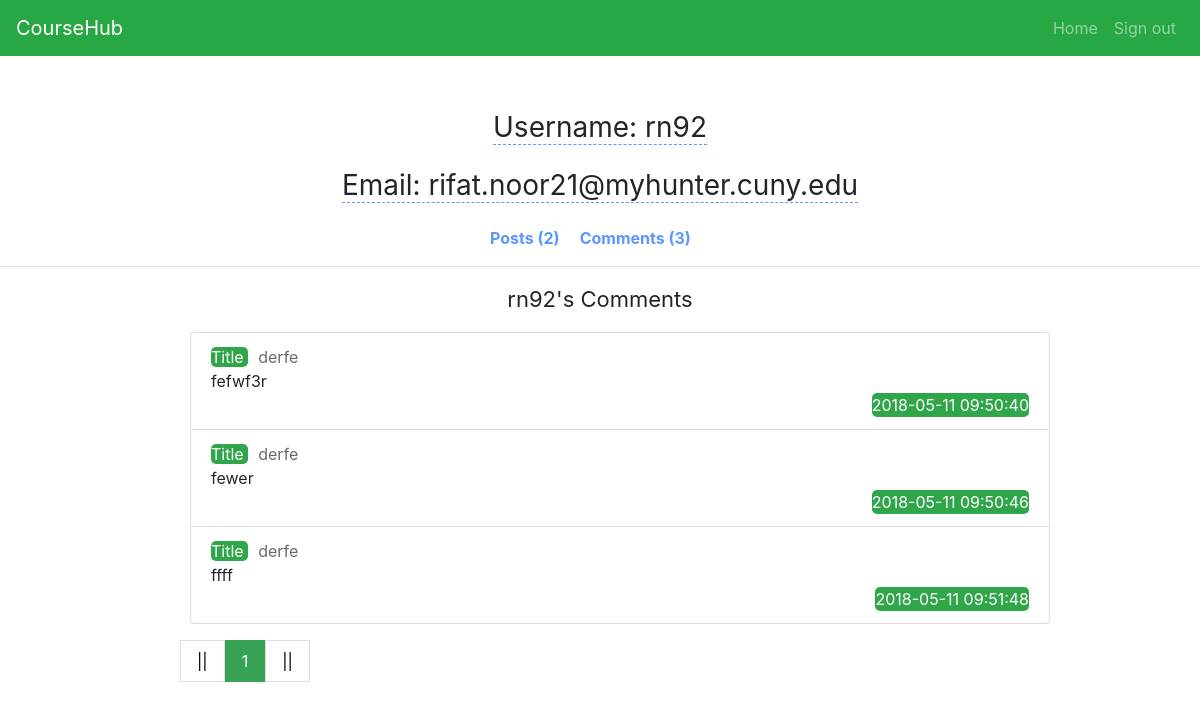
Screenshot of /usercenter/rn92/comment (signed in) with the database file from the repository.
### coursehubapp.py (models this page shows)
class User(UserMixin, db.Model):
    __tablename__ = 'user'
    id = db.Column(db.Integer, primary_key=True)
    username = db.Column(db.String(15), unique=True, nullable=False)
    email = db.Column(db.String(50), unique=True, nullable=False)
    password = db.Column(db.String(80), nullable=False)
    post = db.relationship('Post', backref='user', lazy='dynamic')
    comment = db.relationship('Comment', backref='user', lazy='dynamic')
    courses = db.relationship('Course', secondary=students_courses, backref=db.backref('students'), lazy='dynamic')

class Comment(db.Model):
    __tablename__ = 'comment'
    id = db.Column(db.Integer, primary_key=True)
    detail = db.Column(db.Text, nullable=False)
    user_id = db.Column(db.Integer, db.ForeignKey('user.id'), nullable=False)
    post_id = db.Column(db.Integer, db.ForeignKey('post.id'), nullable=False)
    comment_time = db.Column(db.DateTime, default=datetime.now)

class Post(db.Model):
    __tablename__ = 'post'
    __searchable__ = ['title']
    id = db.Column(db.Integer, primary_key=True)
    title = db.Column(db.String(100))
    description = db.Column(db.String())
    user_id = db.Column(db.Integer, db.ForeignKey('user.id'), nullable=False)
    course_id = db.Column(db.Integer, db.ForeignKey('course.id'), nullable=False)
    post_time = db.Column(db.DateTime, default=datetime.now)
    rating = db.Column(db.Integer)
    comment = db.relationship('Comment', backref='post', lazy='dynamic')

### coursehubapp.py (the view)
@app.route('/usercenter/<username>/<tag>')
@login_required
def usercenter(username, tag):
    user = User.query.filter(User.username == username).first()
    page = request.args.get(get_page_parameter(), type=int, default=1)
    pagination1 = user.post.paginate(page=page, per_page=10, error_out=False)
    pagination2 = user.comment.paginate(page=page, per_page=10, error_out=False)
    comments = pagination2.items
    posts = pagination1.items
    if tag == 'post':
        return render_template('usercenter1.html', user=user, pagination1=pagination1, posts=posts)
    else:
        return render_template('usercenter2.html', user=user, pagination2=pagination2, comments=comments)

### coursehubapp.py (called while the page is built)
@login_manager.user_loader
def load_user(user_id):
    return User.query.get(int(user_id))

### templates/usercenter2.html
{% extends 'usercenter.html' %}
{%block user%}
        <p class="users-comment"
           style="font-size: 22px; text-align: center;">{{ user.username }}'s Comments</p>
 <div class="all-comment" style="margin:0 auto;width:900px;height:auto;">
     <ul>
    {% for comments in comments %}
                <li class="list-group-item"  >
                    <span style="border-radius: 5px; background: #30a64a; color: white; margin-right: 10px;" >  Title  </span>
                    <span> <a style="color: #646c71;" href="{{ url_for('detail',post_id=comments.post.id) }}">  {{ comments.post.title }}</a></span>
                    <p class="detail">{{ comments.detail }}</p>
                    <span style="float: right; border-radius: 5px; background: #30a64a; color: white;">{{ comments.comment_time.strftime('%Y-%m-%d %H:%M:%S') }}</span>
                    <br>
                 </li>
        {% endfor %}
    </ul>
     </div>
    <div class="pagination-container">
    <ul class="pagination">
       {% if pagination2.has_prev %}
            <li><a href="{{url_for('usercenter',username=user.username,tag='comment', page = pagination2.page - 1)}}">«</a></li>
            {% else %}
            <li><a href="">||</a></li>
            {% endif %}
            {% for p in pagination2.iter_pages() %}
                {% if p %}
                    {% if p == pagination2.page %}
                <li ><a class="active" href="">{{p}}</a></li>
                {% else %}
                <li><a href="{{ url_for('usercenter',username=user.username,tag='comment', page=p)}}">{{p}}</a></li>
                {% endif %}
                {% else %}
                <li><a href="">&hellip;</a></li>
                {% endif %}
            {% endfor %}
            {% if pagination2.has_next %}
                <li><a href="{{url_for('usercenter',username=user.username,tag='comment',page=pagination2.page + 1)}}">»</a></li>
            {% else %}
             <li><a href="">||</a></li>
            {% endif %}
    </ul>
      </div>
{% endblock %}

### templates/usercenter.html (shortened to what this page needs)
<!DOCTYPE html>
<html lang="en">
<head>
 <link rel="stylesheet" href="https://maxcdn.bootstrapcdn.com/bootstrap/4.0.0/css/bootstrap.min.css">
 <link rel="stylesheet" type="text/css">
</head>
   <nav class="navbar navbar-expand-sm bg-success navbar-dark">
       <a class="navbar-brand" href="#">CourseHub</a>
           <ul class="navbar-nav ml-auto">
               <li class="nav-item">
                   <a class="nav-link" href="{{ url_for('userspage') }}"> Home</a>
               </li>
               <li class="nav-item">
                   <a class="nav-link" href="{{ url_for('logout') }}">Sign out</a>
               </li>
            </ul>
   </nav>
   <div class="user-info">
   <p><span style="border-bottom: dashed 1px #5c96ff; width: auto;">Username: {{ user.username }}</span></p>
   <p><span style="border-bottom: dashed 1px #5c96ff; width: auto;">Email: {{ user.email }}</span></p>
   </div>
<div class="header">
    <ul class="selection">
        <li> <a href="{{ url_for('usercenter',username=user.username,tag='post') }}">
          Posts ({{ user.post.count() }})</a> </li>
        <li><a href=" {{ url_for('usercenter',username=user.username,tag='comment')}}">
           Comments ({{ user.comment.count() }})</a> </li>
</ul>
</div>
<br> <hr>
{% block user %}{% endblock %}
</body>
</html>

### templates/usercenter.html (style rules this page uses)
.user-info { margin-top: 50px; }
.user-info p { text-align: center; height: auto; font-size: 28px; }
.header { margin-top: 20px; }
.selection { width: 300px; height: auto; margin:0 auto; }
.selection li { display: block; float: left; width: auto; text-align: center; margin-right: 20px; }
.selection a { width:auto; text-align: center; float: left; text-decoration: none; font-weight:bold; color: #5c96ff; }
.list-group-item p { margin: 0; }
.pagination { display: inline-block; padding: 0; margin: 0; }
.pagination li { display: inline; }
.pagination li a { color: black; float: left; padding: 8px 16px; text-decoration: none; transition: background-color .3s; border: 1px solid #ddd; }
.pagination li a.active { background-color: #38a356; color: white; border: 1px solid #38a356; }
.pagination-container { width: 70%; margin: 0 auto; }

### rows the page displays
User: username "rn92", email "rifat.noor21@myhunter.cuny.edu"
Comment: post "derfe", detail "fefwf3r", comment_time "2018-05-11 09:50:40"
Comment: post "derfe", detail "fewer", comment_time "2018-05-11 09:50:46"
Comment: post "derfe", detail "ffff", comment_time "2018-05-11 09:51:48"

### other values shown
{{ user.post.count() }} "2"
{{ user.comment.count() }} "3"
{{ p }} "1"
